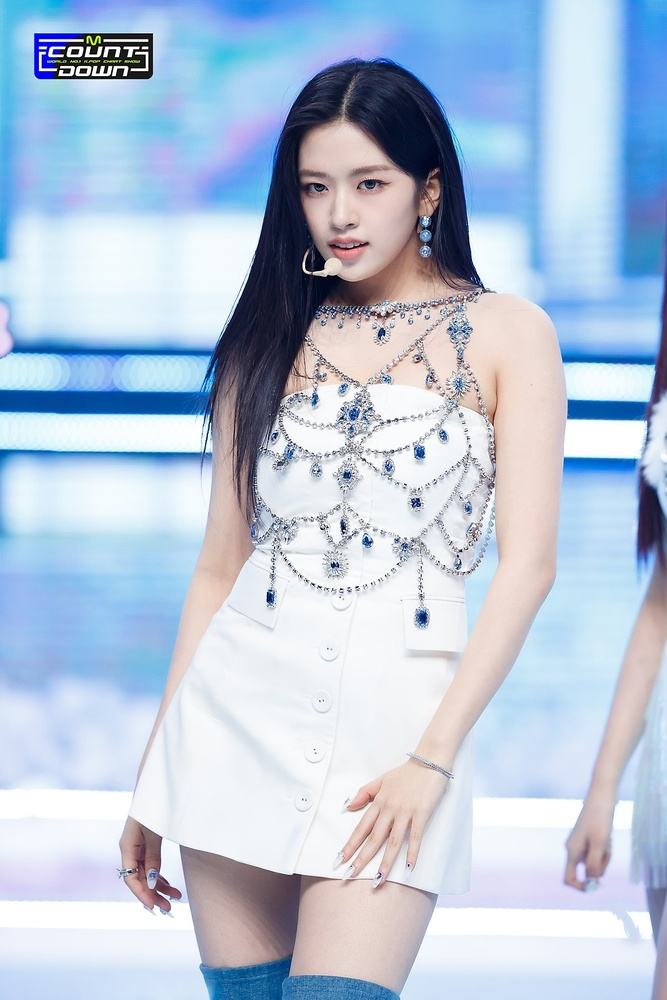
#> input picture OpencvPython_face_detection/Resource/IVE.jpg, 667 x 1000 px, shrunk from 1200 x 1800 before the run
$ python cv2_functions.py
#> lines starting #> are read from the running program, lines starting #| are printed output that depends on the picture; after the words box and inside, x2 and y2 are one past the last pixel; in counts of white or black regions, pixels touching at a corner belong together
import cv2
import numpy as np

img = cv2.imread("Resource/IVE.jpg")
#> img is the input picture: shape (1000, 667, 3); mean B, G, R 217.1, 197.3, 181.5
kernel = np.ones((5, 5), np.uint8)

imgGray = cv2.cvtColor(img, cv2.COLOR_BGR2GRAY)
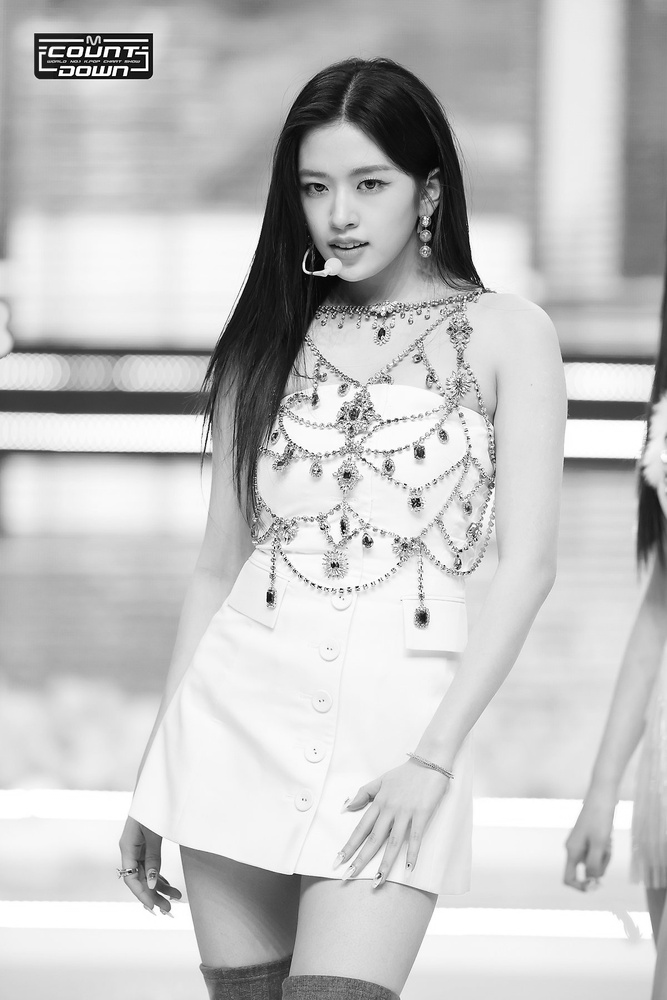
#> imgGray: shape (1000, 667); min 0, max 255, mean 194.8
imgBlur = cv2.GaussianBlur(imgGray, (7,7), 0)
imgCanny = cv2.Canny(img, 100, 100)
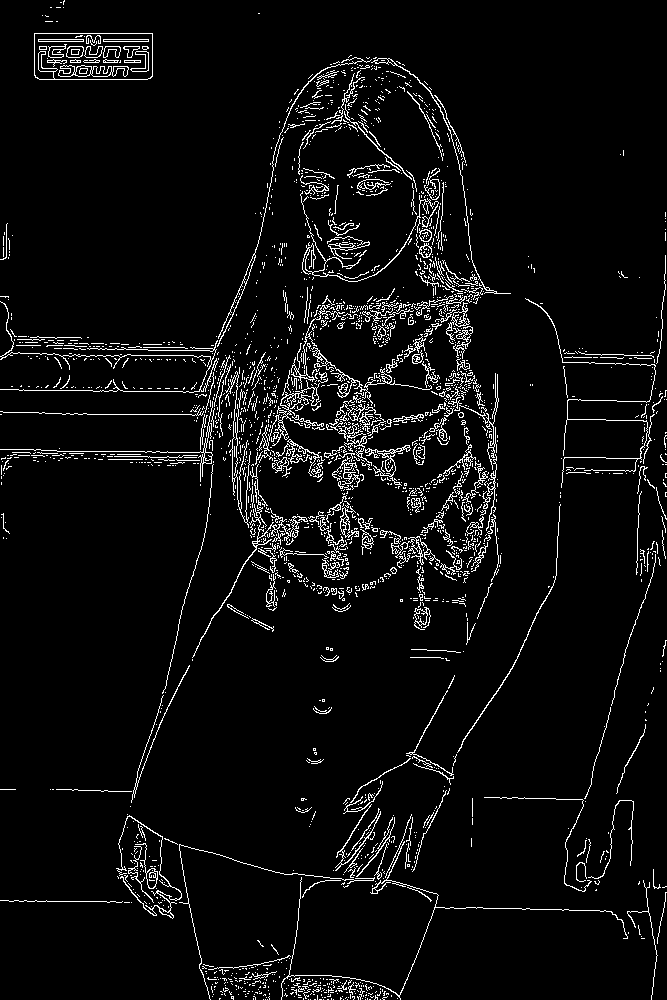
#> imgCanny: shape (1000, 667); 5% white in thin lines or dots
imgDilation = cv2.dilate(imgCanny, kernel, iterations=1)
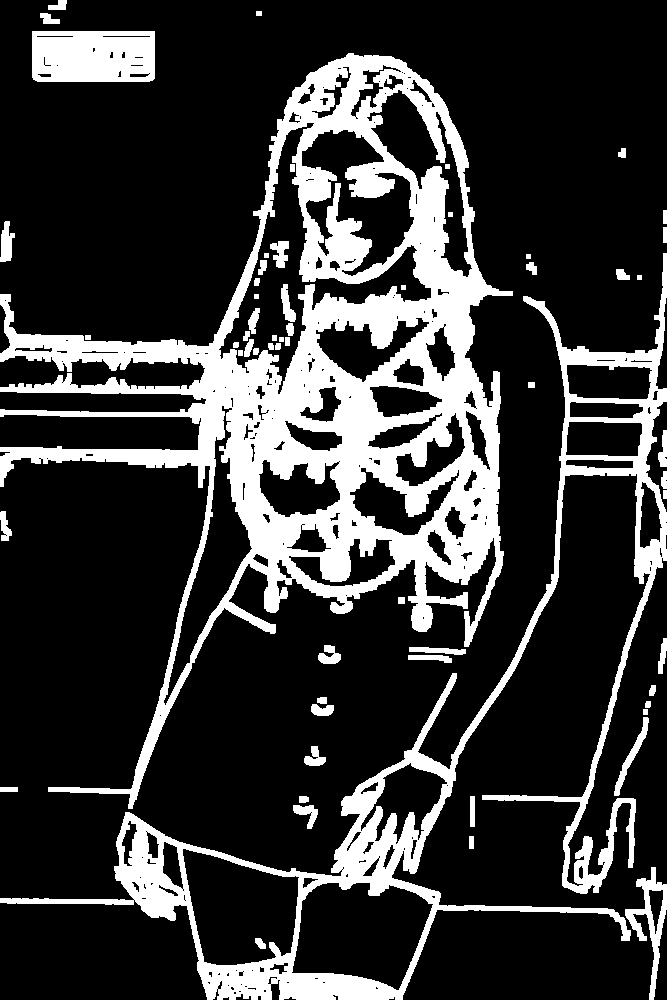
#> imgDilation: shape (1000, 667); 21.6% white; 61 white regions, largest, box (x1, y1, x2, y2) and area: (0, 53, 513, 809) 93024, (0, 253, 667, 1000) 37032, (32, 31, 155, 82) 5999
imgEroded = cv2.erode(imgDilation, kernel, iterations=1)
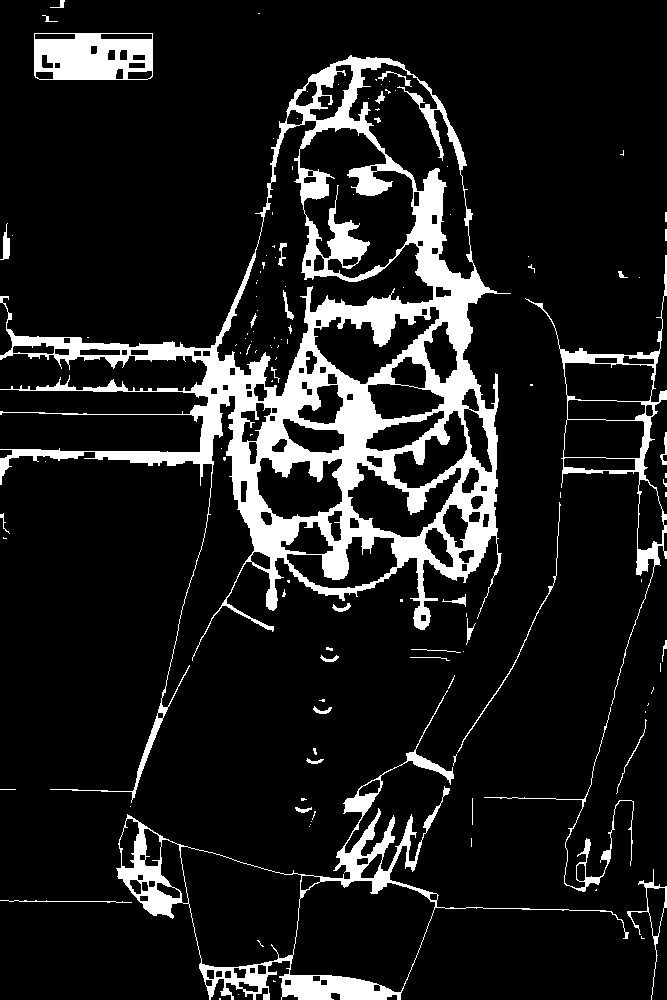
#> imgEroded: shape (1000, 667); 11.9% white; 125 white regions (89 under 20 px), largest, box (x1, y1, x2, y2) and area: (0, 55, 511, 803) 56972, (116, 690, 629, 1000) 10489, (34, 33, 153, 80) 4335

cv2.imshow("img", imgCanny)
cv2.imshow("img2", imgEroded)
cv2.waitKey(0)
